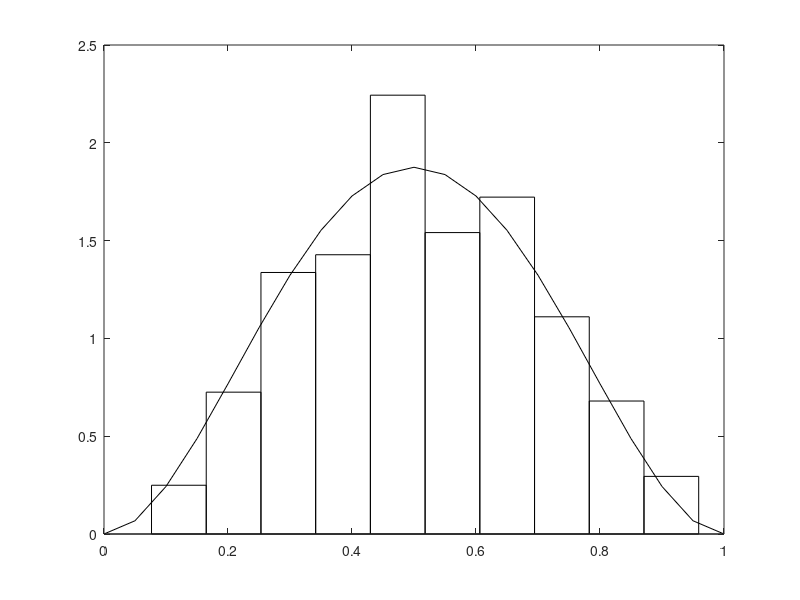

This chart was generated by the following MATLAB code:
% Example 4.9
% Computational Statistics Handbook with MATLAB, 2nd Edition
% Wendy L. and Angel R. Martinez

% Let a = 3, b = 3
n=500;
a=3;
b=3;
rvs = betarnd(a,b,1,n);

% Now do the histogram.
[N,h]=hist(rvs,10);
% Change bar heights.
N=N/(h(2)-h(1))/n;
% Now get the theoretical probability density.
x = 0:.05:1;
y = betapdf(x,a,b);
plot(x,y)
axis equal
bar(h,N,1,'w')
hold on
plot(x,y,'k')
hold off
